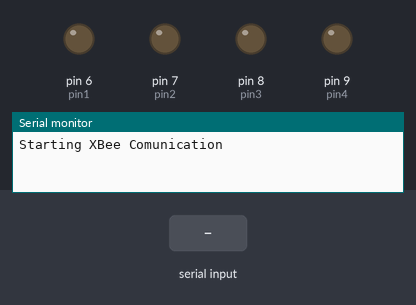
The sketch below on a simulated Arduino Uno, built with avr-gcc and run on an emulated ATmega328P. On the bench: output pins drawn as LEDs (lit = HIGH), the last lines printed to the serial monitor. Inputs (shaded band) come from the test bench.

Above: at 1.2 s.
1.3 s: "f\n" received over Serial
At 2.9 s:
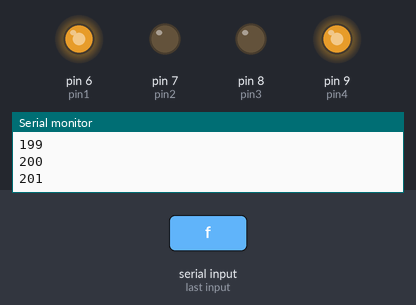
3.4 s: byte 115 ('s') received over Serial
At 4.6 s:
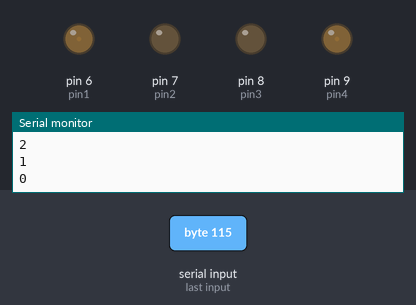
5.5 s: byte 108 ('l') received over Serial
At 5.91 s:
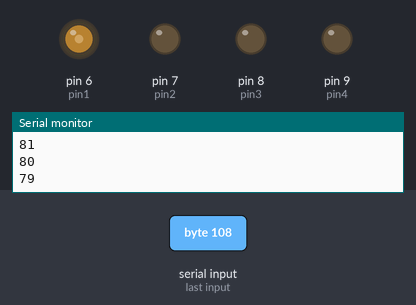
7.5 s: byte 114 ('r') received over Serial
At 7.91 s:
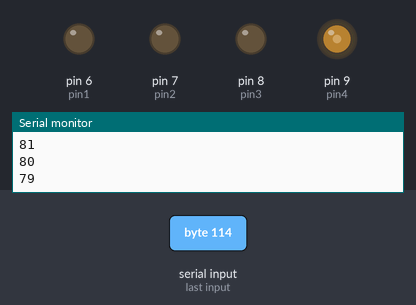
9.5 s: byte 98 ('b') received over Serial
At 10.2 s:
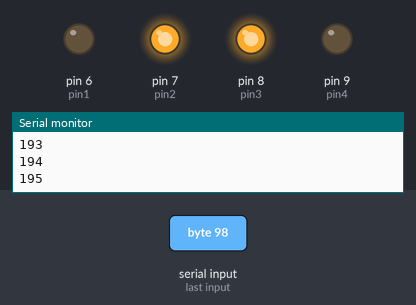
11.3 s: "s\n" received over Serial
At 12.2 s:
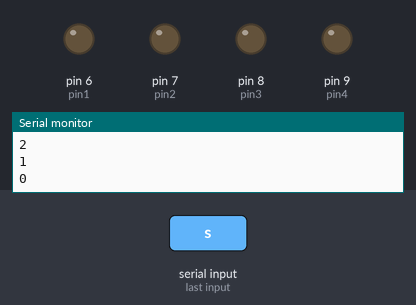
Timing chart, 0 to 14.0 s (numbered marks = the images above; inputs shaded):
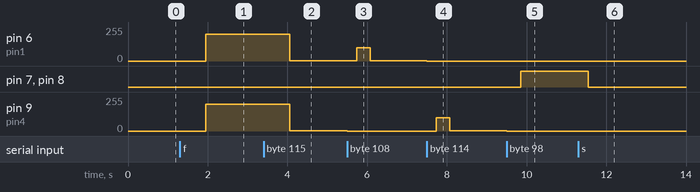

The sketch:

reciver.ino
```cpp
#include <SoftwareSerial.h>

int pin1 = 6;
int pin2 = 7;
int pin3 = 8;
int pin4 = 9;

int val1 = 0;
int val2 = 0;
int val3 = 0;
int val4 = 0;

int valup = 0;
int speed =0;

void setup() {

  Serial.begin(9600);
  Serial.println("Starting XBee Comunication");
  pinMode(6, OUTPUT);
  pinMode(7, OUTPUT);
  pinMode(8, OUTPUT);
  pinMode(9, OUTPUT);
  speed = 200;
}


void loop() {
  char tmp = Serial.read();

  if (tmp == 'f') {
    while (tmp != 's') {
      if (valup <= speed) {
        analogWrite(pin1, val1);
        analogWrite(pin2, val2);
        analogWrite(pin3, val3);
        analogWrite(pin4, val4);
        val1++;
        val4++;
        valup++;
      //  Serial.print(valup);
          Serial.print(val1);
        Serial.print("\n");
      //  delay(100);
      }
      tmp = Serial.read();
    }
    while (valup != 0) {
      analogWrite(pin1, val1);
      analogWrite(pin2, val2);
      analogWrite(pin3, val3);
      analogWrite(pin4, val4);
      val1--;
      val4--;
      --valup;
      //delay(100);
      Serial.print(val1);
      Serial.print("\n");
    }
  }


 else if (tmp == 's') {


    analogWrite(pin1, 0);
    analogWrite(pin2, 0);
    analogWrite(pin3, 0);
    analogWrite(pin4, 0);


  Serial.print(tmp);


} else if (tmp == 'l') {


  while(valup <= 100) {
    analogWrite(pin1, val1);
    analogWrite(pin2, val2);
    analogWrite(pin3, val3);
    analogWrite(pin4, val4);
    val1++;
    val3++;
    valup++;

          //  Serial.print(valup);
        Serial.print(val1);
        Serial.print("\n");
      //  delay(100);
  }
  delay(100);

    //tmp = Serial.read();


    while (valup != 0) {
      analogWrite(pin1, val1);
      analogWrite(pin2, val2);
      analogWrite(pin3, val3);
      analogWrite(pin4, val4);
      val1--;
      val3--;
      --valup;
      //delay(100);
      Serial.print(val1);
      Serial.print("\n");
    }
} else if (tmp == 'r') {
 while(valup <= 100) {
    analogWrite(pin1, val1);
    analogWrite(pin2, val2);
    analogWrite(pin3, val3);
    analogWrite(pin4, val4);
    val2++;
    val4++;
    valup++;

          //  Serial.print(valup);
        Serial.print(val2);
        Serial.print("\n");
      //  delay(100);
  }
  delay(100);

    tmp = Serial.read();


    while (valup != 0) {
      analogWrite(pin1, val1);
      analogWrite(pin2, val2);
      analogWrite(pin3, val3);
      analogWrite(pin4, val4);
      val2--;
      val4--;
      --valup;
      //delay(100);
      Serial.print(val2);
      Serial.print("\n");
    }

} else if (tmp == 'b') {

while (tmp != 's') {

  if (valup <= speed) {
    analogWrite(pin1, val1);
    analogWrite(pin2, val2);
    analogWrite(pin3, val3);
    analogWrite(pin4, val4);
    val2++;
    val3++;
    valup++;

          //  Serial.print(valup);
          Serial.print(val2);
        Serial.print("\n");
      //  delay(100);
  }


    tmp = Serial.read();
    }

    while (valup != 0) {
      analogWrite(pin1, val1);
      analogWrite(pin2, val2);
      analogWrite(pin3, val3);
      analogWrite(pin4, val4);
      val2--;
      val3--;
      --valup;
      //delay(100);
      Serial.print(val2);
      Serial.print("\n");
    }


} else if (tmp == '[') {

  speed =127;
  Serial.print("speedLow");

} else if (tmp == ']') {

  speed = 200;

  Serial.print("speedUp");

}

}
```

Measured:
- after the input at 1.3 s, pin 6 (pin1), pin 9 (pin4): 0/255 → 200/255 after 0.65 s
- after the input at 3.4 s, pin 6 (pin1), pin 9 (pin4): 200/255 → 1/255 after 0.65 s
- after the input at 5.5 s, pin 6 (pin1): 1/255 → 100/255 after 0.24 s, → 1/255 0.34 s later; pin 9 (pin4): 1/255 → 0/255 at once
- after the input at 7.5 s, pin 6 (pin1): 1/255 → 0/255 at once; pin 9 (pin4): 0/255 → 100/255 after 0.24 s, → 1/255 0.34 s later
- after the input at 9.5 s, pin 7 (pin2), pin 8 (pin3): LOW → HIGH after 0.35 s; pin 9 (pin4): 1/255 → 0/255 at once
- after the input at 11.3 s, pin 7 (pin2), pin 8 (pin3): HIGH → LOW after 0.24 s
